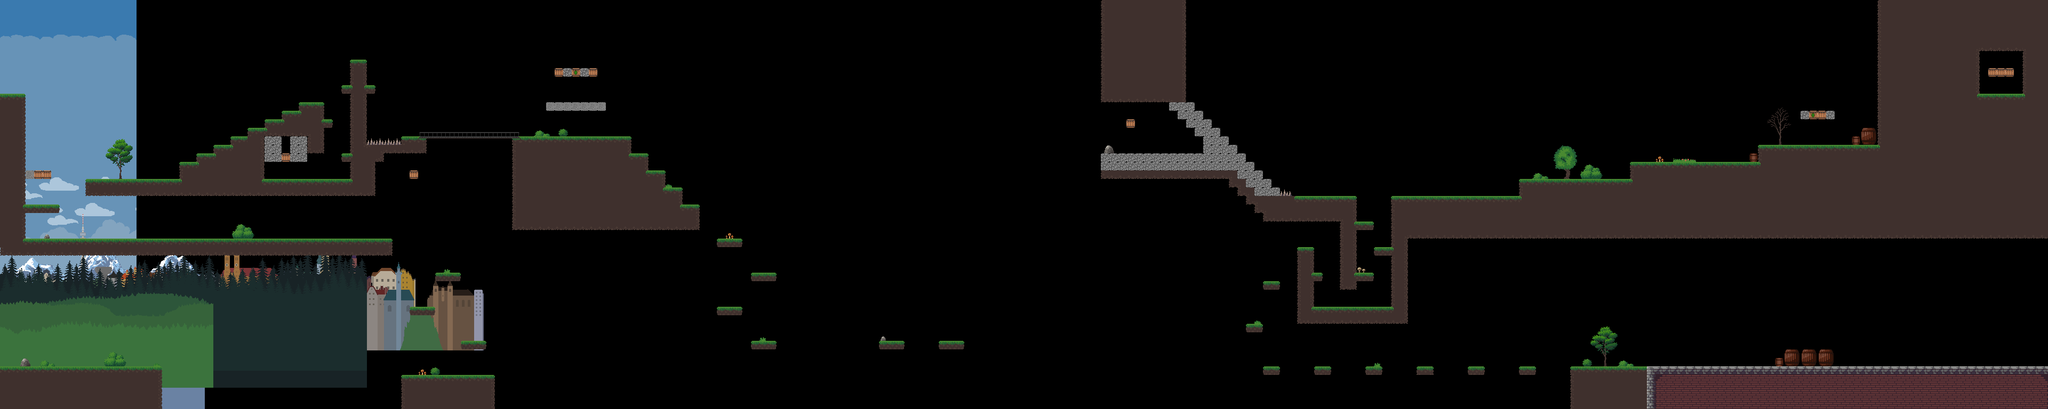

This is a level from a 2D game, rendered from its Tiled map with the project's own tilesets. A one-line summary and the map file follow, with tile-layer data summarised:
An orthogonal 240x48 tile map with 16x16 px tiles, 2 tile layers (bgTiles, fgTiles), 10 image layers and 274 objects (83x ground, 70x coin, 25x brick, 21x box, 19x collider, ...).

<map version="1.10" tiledversion="1.10.2" orientation="orthogonal" renderorder="right-down" compressionlevel="0" width="240" height="48" tilewidth="16" tileheight="16" infinite="0" nextlayerid="40" nextobjectid="550">
 <tileset firstgid="1" source="OctoberBro.tsx" />
 <imagelayer id="22" name="bgImageStatic" repeatx="1">
  <image source="sky1.png" width="256" height="1024" />
 </imagelayer>
 <imagelayer id="21" name="bgImageClouds2" offsetx="0" offsety="128" repeatx="1">
  <image source="sky2.png" width="256" height="640" />
 </imagelayer>
 <imagelayer id="27" name="bgImageMountains" offsetx="0" offsety="448" repeatx="1">
  <image source="mountains.png" width="384" height="320" />
 </imagelayer>
 <imagelayer id="20" name="bgImageClouds1" opacity="0.9" offsetx="0" offsety="128" repeatx="1">
  <image source="clouds.png" width="256" height="640" />
 </imagelayer>
 <imagelayer id="33" name="bgImageMunich2" offsetx="64" offsety="398" repeatx="1">
  <image source="munich-2.png" width="715" height="250" />
 </imagelayer>
 <imagelayer id="32" name="bgImageMunich1" offsetx="192" offsety="408" repeatx="1">
  <image source="munich-1.png" width="715" height="250" />
 </imagelayer>
 <imagelayer id="23" name="bgImageForrest2" offsetx="0" offsety="464" repeatx="1">
  <image source="pine2.png" width="688" height="264" />
 </imagelayer>
 <imagelayer id="24" name="bgImageForrest1" offsetx="0" offsety="496" repeatx="1">
  <image source="pine1.png" width="688" height="200" />
 </imagelayer>
 <imagelayer id="35" name="bgImageGrass2" offsetx="0" offsety="464" repeatx="1">
  <image source="grass2.png" width="400" height="232" />
 </imagelayer>
 <imagelayer id="34" name="bgImageGrass1" offsetx="0" offsety="488" repeatx="1">
  <image source="grass1.png" width="400" height="240" />
 </imagelayer>
 <layer id="4" name="bgTiles" width="240" height="48">
  <data>[11520 cells, 120 non-empty, 65 distinct tile ids]</data>
 </layer>
 <layer id="5" name="fgTiles" width="240" height="48">
  <data>[11520 cells, 2383 non-empty, 47 distinct tile ids]</data>
 </layer>
 <objectgroup id="39" name="objects">
  <!-- 274 objects omitted --></objectgroup>
</map>
<!-- 274 of 274 objects omitted -->
